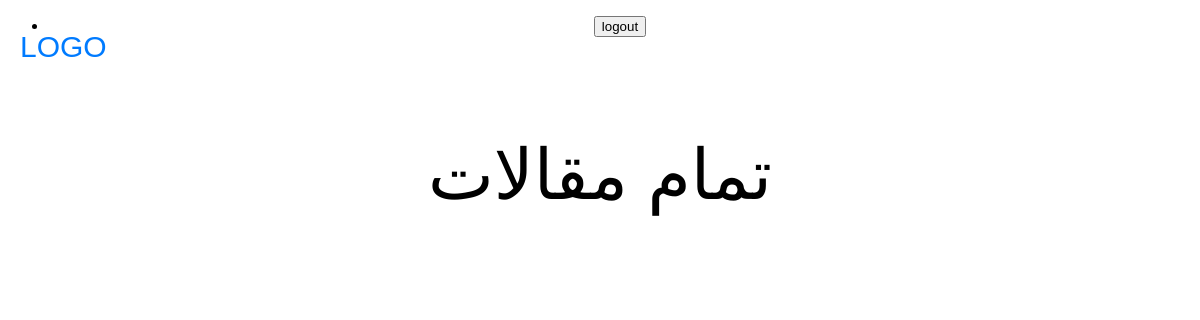
/articles/, run on an earlier commit of the app's database.
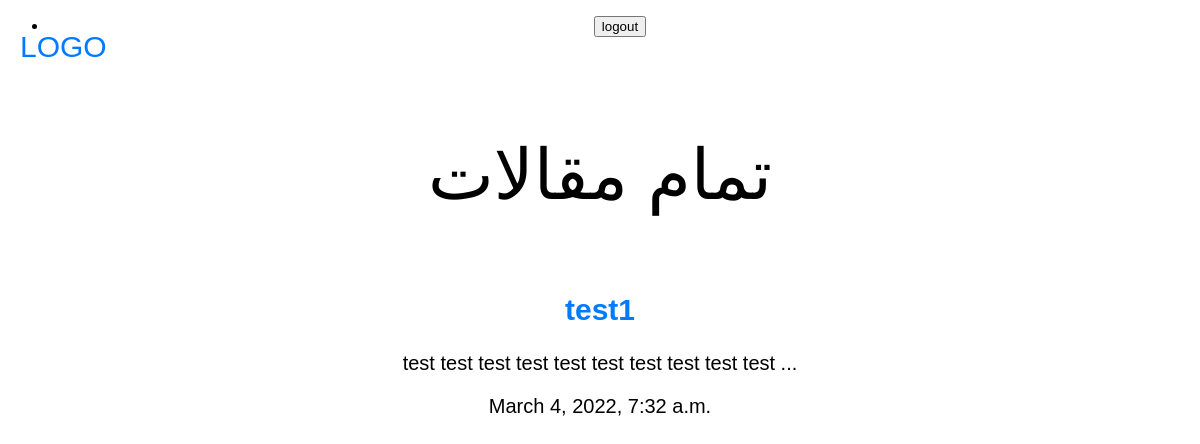
And on a later commit of the database.
### articles/models.py (models this page shows, shortened)
class Article(models.Model):
    title: str = models.CharField(max_length=256)
    slug = models.SlugField()
    body: str = models.TextField()
    date = models.DateTimeField(auto_now_add=True)
    image = models.ImageField(default='default.png')
    def snippet(self):
        return " ".join(self.body[:80].split()[:10]) + " ..."

### articles/views.py (the view)
# urls.py: path("", views.articles_list, name="list"),
def articles_list(request):
    articles = models.Article.objects.all().order_by("-date")[:20]
    args = {
        "articles": articles
    }
    return render(request, "articles/articles.html", args)

### articles/templates/articles/articles.html (shortened to what this page needs)
{% extends 'base.html' %}
{% block content %}
<h1 class="title">تمام مقالات</h1>
{% for article in articles %}
<div class="articles">
  <h2>
    <a href="{% url 'articles:detail' slug=article.slug %}">{{ article.title }}</a>
  </h2>
  <p>{{ article.snippet }}</p>
  <p>{{ article.date }}</p>
</div>
{% endfor %}
{% endblock %}

### templates/base.html (shortened to what this page needs)
{% load static %}
<!DOCTYPE html>
<html lang="en">
  <head>
    <link rel="stylesheet" href="{% static 'styles.css' %}" />
  </head>
  <body>
    <p class="logo">
      <a href="{% url 'articles:list' %}">LOGO</a>
    </p>
    <nav>
      <ul>
        <li>
          <form class="logout-link" action="{% url 'accounts:logout' %}" method="post">
            <button type="submit" class="logout-buttonZ">logout</button>
          </form>
        </li>
      </ul>
    </nav>
    {% block content %}
    {% endblock %}
  </body>
</html>

### assets/styles.css (style rules this page uses)
body { background-color: white; color: black; text-align: center; justify-content: center; font-family: Arial, Helvetica, sans-serif; }
.title { padding-top: 50px; padding-bottom: 30px; font-weight: normal; font-size: 70px; }
.articles { padding-bottom: 30px; font-size: 20px; }
a { color: #007bff; text-decoration: none; background-color: transparent; -webkit-text-decoration-skip: objects; }
.logo { position: fixed; top: 0px; left: 20px; font-size: 30px; }

What changed in the data, as far as the page shows it:
added Article: title "test1", snippet "test test test test test test test test test test ...", date "March 4, 2022, 7:32 a.m."
